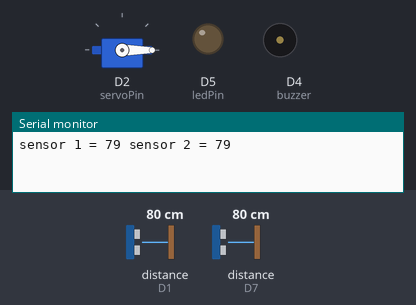
A sketch run on a simulated ESP8266 (NodeMCU). On the bench: servo, output pins drawn as LEDs (lit = HIGH), buzzer (waves = sounding), the last lines printed to the serial monitor. Wiring (inferred from the names in the program): 2 × ultrasonic range finder: trigger D6, echo D7 / trigger D0, echo D1. The test bench sets the inputs (shaded band); at power-on: distance to the obstacle (sensors on D1, D7) 80 cm. The echo pulse lasts 58.3 µs per cm; WiFi joins after 1.5 s; servers stay silent unless stated; pins used as bus, display or sensor lines are not drawn.

Above: at 3.0 s.
3.1 s: distance to the obstacle (sensor on D1) set to 56 cm
5.0 s: distance to the obstacle (sensor on D1) set to 48 cm
At 6.9 s:
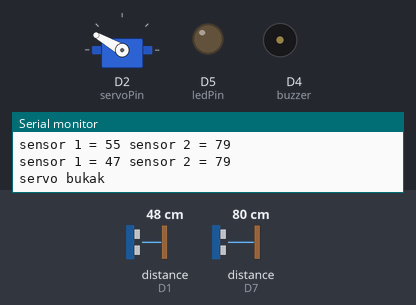
9.2 s: distance to the obstacle (sensor on D7) set to 8 cm
At 13.0 s:
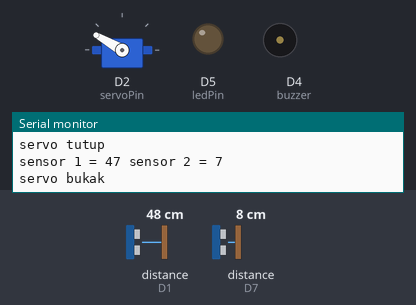
13.3 s: distance to the obstacle (sensor on D7) set to 5 cm
At 15.9 s:
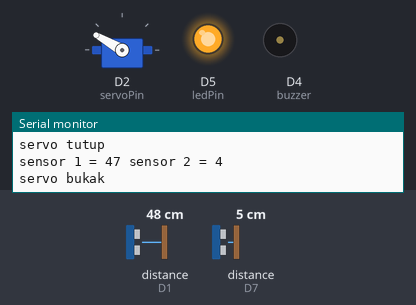
16.6 s: distance to the obstacle (sensor on D1) set to 60 cm
At 18.4 s:
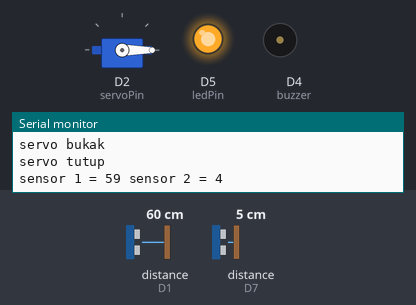
Timing chart, 0 to 21.6 s (numbered marks = the images above; inputs shaded):
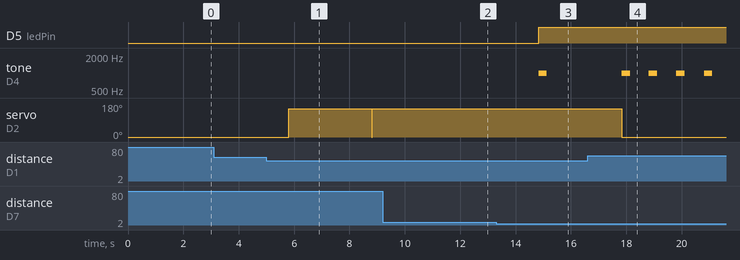

Measured:
- the behaviour switches between 52 and 51 cm on distance to the obstacle (sensor on D1) (found by bisection; images 0 and 1)
- the behaviour switches between 7 and 6 cm on distance to the obstacle (sensor on D7) (found by bisection; images 2 and 3)
- after the input at 5.0 s, servo on D2 (servoPin): 0° → 150° after 0.81 s
- after the input at 9.2 s, servo on D2 (servoPin): stays 150° (without the input it goes to 0° after 2.6 s)
- after the input at 13.3 s, D5 (ledPin): LOW → HIGH after 1.5 s; tone on D4 (buzzer): silent → 1000 Hz after 1.5 s, → silent 0.30 s later
- after the input at 16.6 s, tone on D4 (buzzer): alternates 1000 Hz for 0.30 s and silent for 0.70 s, starting after 2.2 s; servo on D2 (servoPin): 150° → 0° after 1.2 s

The sketch:

coding.ino
```cpp
#define BLYNK_PRINT Serial
#include <Servo.h>
#include <ESP8266WiFi.h>
#include <BlynkSimpleEsp8266.h>

Servo servo;

String statuss = "";

int trigPin = D0;
int echoPin = D1;
long duration;
int distance;

int trigPin1 = D6;
int echoPin1 = D7;
long duration1;
int distance1;

int servoPin = D2;

int buzzer = D4;
int ledPin = D5;

// You should get Auth Token in the Blynk App.
// Go to the Project Settings (nut icon).
char auth[] = "tnos-qTwOUUxtSj5Ueih_5qf1_ueoEFk";

// Your WiFi credentials.
// Set password to "" for open networks.
char ssid[] = "DESKTOP-HP";
char pass[] = "nafza9494";

BlynkTimer timer;

// This function sends Arduino's up time every second to Virtual Pin (5).
// In the app, Widget's reading frequency should be set to PUSH. This means
// that you define how often to send data to Blynk App.
void myTimerEvent()
{

  digitalWrite(trigPin, LOW);
  delayMicroseconds(5);
  digitalWrite(trigPin, HIGH);
  delayMicroseconds(15);
  digitalWrite(trigPin, LOW);
  pinMode(echoPin, INPUT);
  duration = pulseIn(echoPin, HIGH);
  distance= duration*0.034/2;

  digitalWrite(trigPin1, LOW);
  delayMicroseconds(5);
  digitalWrite(trigPin1, HIGH);
  delayMicroseconds(15);
  digitalWrite(trigPin1, LOW);
  pinMode(echoPin1, INPUT);
  duration1 = pulseIn(echoPin1, HIGH);
  distance1= duration1*0.034/2;

  Serial.print("sensor 1 = ");
  Serial.print(distance);
  Serial.print(" sensor 2 = ");
  Serial.println(distance1);

  if (distance1 <= 5){
    tone(buzzer, 1000, 300);
    digitalWrite(ledPin, HIGH);
    statuss = "Full";
    }
  else{
  digitalWrite(buzzer, LOW);
  digitalWrite(ledPin, LOW);
   statuss = "No Full";
  }

  if (distance <= 50){
    Serial.println("servo bukak");
    servo.write(150);
    delay(3000);
    servo.write(0);
    Serial.println("servo tutup");
    }

  Blynk.virtualWrite(V5, distance1);
  Blynk.virtualWrite(V6, statuss);
}

void setup()
{
  // Debug console
  Serial.begin(9600);
  pinMode(trigPin, OUTPUT);
  pinMode(echoPin, INPUT);
  pinMode(trigPin1, OUTPUT);
  pinMode(echoPin1, INPUT);
  pinMode(buzzer, OUTPUT);
  pinMode(ledPin, OUTPUT);
  servo.attach(servoPin);
  servo.write(0);
  Blynk.begin(auth, ssid, pass);
  // You can also specify server:
  //Blynk.begin(auth, ssid, pass, "blynk-cloud.com", 80);
  //Blynk.begin(auth, ssid, pass, IPAddress(192,168,1,100), 8080);

  // Setup a function to be called every second
  timer.setInterval(1000L, myTimerEvent);
}

void loop()
{
  Blynk.run();
  timer.run(); // Initiates BlynkTimer
}
```
